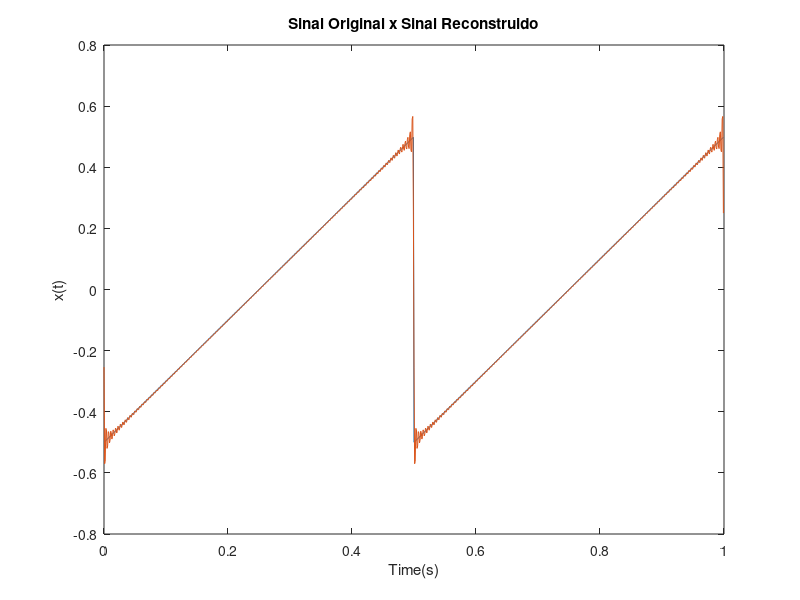

Write MATLAB code to recreate this figure.
clear all;
fs = 1024; %N = Ts/Tt
N = 1024;
t = (0:N-1)/fs;

y = 0.5*sawtooth(2*2*pi*t);
yf = fft(y);

Y = zeros(1, N);
for j = 1:260
    y_mag(j) = 2*abs(yf(j)/N);
    y_ph(j) = angle(yf(j));
    
    f(j) = 1*(j-1);
    Y = Y + y_mag(j)*cos(2*pi*f(j)*t + y_ph(j));
end


plot(t,y);hold on;
plot(t,Y);
xlabel('Time(s)');ylabel('x(t)')
title('Sinal Original x Sinal Reconstruido')
